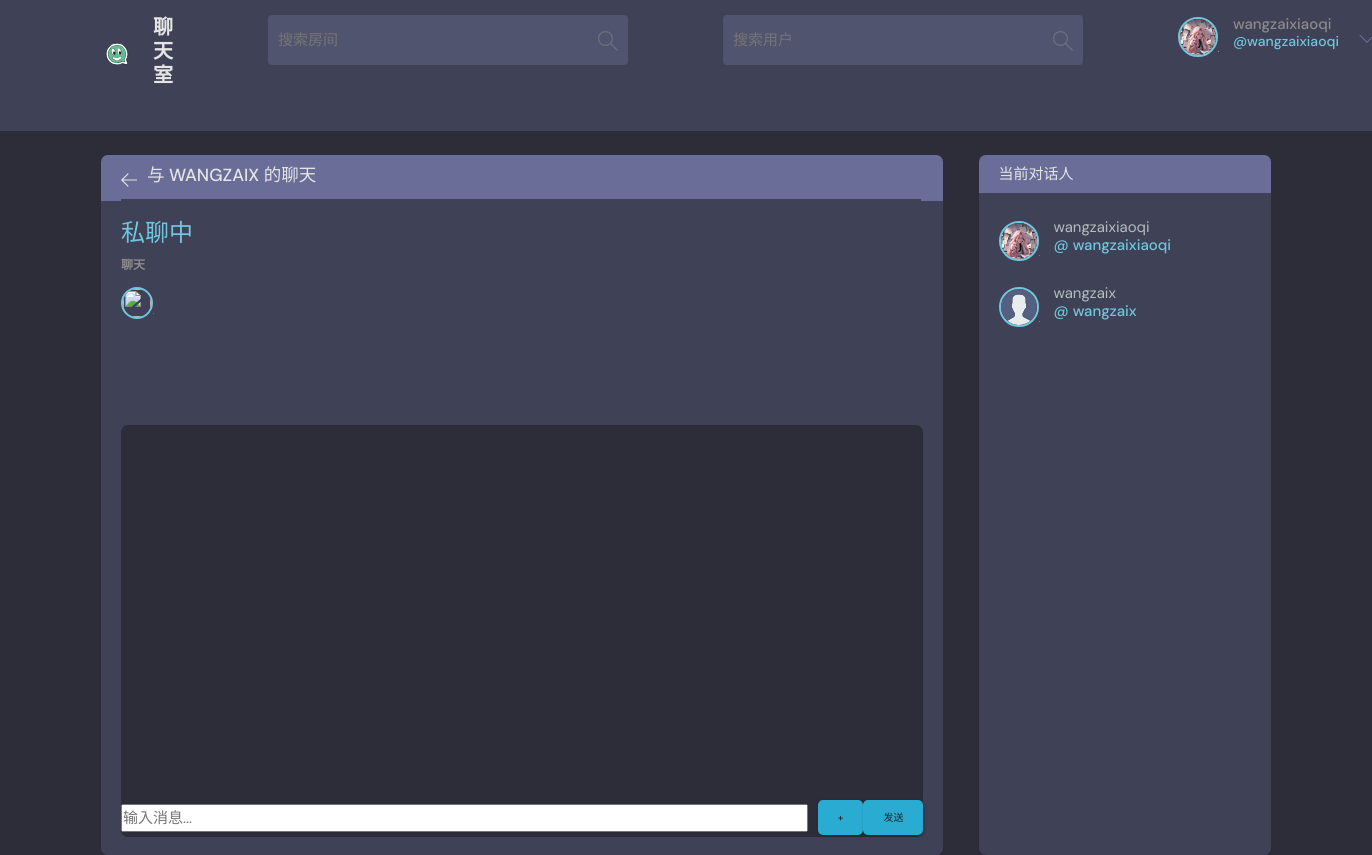
/dm/room/1/ (signed in), run on an earlier commit of the app's database.
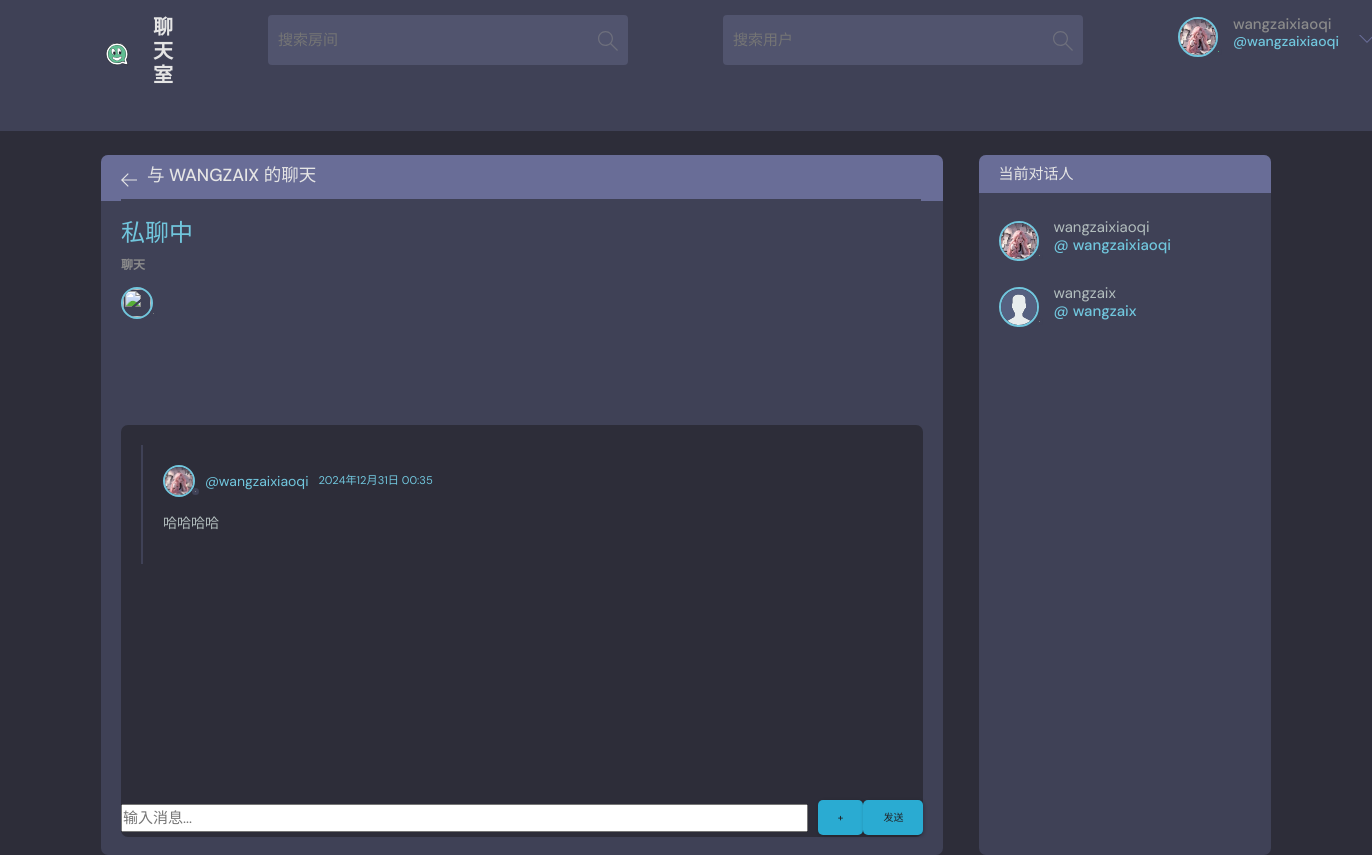
And on a later commit of the database.
### base/models.py (models this page shows, shortened)
class DirectMessage(models.Model):
    room = models.ForeignKey(DirectMessageRoom, related_name='messages', on_delete=models.CASCADE)
    sender = models.ForeignKey(User, on_delete=models.CASCADE)
    content = models.TextField(blank=True)  # 允许为空
    image = models.ImageField(upload_to='direct_messages/', blank=True, null=True)  # 新增图片字段
    created_at = models.DateTimeField(auto_now_add=True)
    def __str__(self):
        return f"{self.sender.username}: {self.content}"

class User(AbstractUser):
    name = models.CharField(max_length=200, null=True, verbose_name='姓名')
    email = models.EmailField(unique=True, null=True, verbose_name='邮箱')  # 确保邮箱唯一
    bio = models.TextField(null=True, verbose_name='个人简介')
    favorites_rooms = models.ManyToManyField('Room', related_name='favorited_by', blank=True,
                                             verbose_name='收藏的房间')  # 用户收藏的房间
    avatar = models.ImageField(null=True, default='avatar.svg', verbose_name='头像')  # 默认头像
    score = models.IntegerField(default=0, verbose_name='积分')  # 用户积分
    created = models.DateTimeField(auto_now_add=True, verbose_name='创建时间')  # 创建时间
    updated = models.DateTimeField(auto_now=True, verbose_name='更新时间')  # 更新时间
    USERNAME_FIELD = 'email'  # 设置用户名字段为邮箱
    REQUIRED_FIELDS = []  # 创建用户时不需要额外字段
    is_muted = models.BooleanField(default=False, verbose_name='是否静音')
    mute_reason = models.CharField(max_length=255, blank=True, null=True, verbose_name='静音原因')
    mute_until = models.DateTimeField(blank=True, null=True, verbose_name='静音至')
    class Meta:
        verbose_name = '用户'
        verbose_name_plural = '用户列表'

### base/views.py (the view)
# urls.py: path('dm/room/<int:room_id>/', views.dm_room, name='dm_room'),
@login_required(login_url='/login')
def dm_room(request, room_id):
    room = get_object_or_404(DirectMessageRoom, id=room_id)
    messages = room.messages.all()
    user1 = room.user1
    user2 = room.user2
    if request.method == 'POST':
        content = request.POST.get('content')
        image = request.FILES.get('image')  # 获取上传的图片
        if content or image:  # 只在内容或图片不为空时创建消息
            DirectMessage.objects.create(room=room, sender=request.user, content=content, image=image)
            return redirect('dm_room', room_id=room.id)
    return render(request, 'base/dm_room.html', {'room': room, 'messages': messages})

### base/templates/base/dm_room.html (shortened to what the changed rows need)
{% extends 'main.html' %}
{% block content %}
<main class="profile-page layout layout--2">
    <div class="container">
        <div class="room">
            <div class="room__box scroll">
                <div class="room__conversation" id="conversation">
                    <div class="threads scroll" id="threads">
                        {% for message in room.messages.all %}
                        <div class="thread">
                            <div class="thread__top">
                                <div class="thread__author">
                                    <div class="room__hosted">
                                        <a class="room__author">
                                            <div class="avatar avatar--small">
                                                <img src="{{ message.sender.avatar.url }}" alt="{{ message.sender.username }} 的头像" class="avatar--small" />
                                            </div>
                                            <span>@{{ message.sender.username }}</span>
                                            <small>{{ message.created_at }}</small>
                                        </a>
                                    </div>
                                </div>
                            </div>
                            <div class="thread__details">
                                <p>{{ message.content }}</p>
                            </div>
                        </div>
                        {% endfor %}
                    </div>
                </div>
            </div>
        </div>
    </div>
</main>
{% endblock %}

What changed in the data, as far as the page shows it:
added DirectMessage: sender.avatar (picture), sender.username "wangzaixiaoqi", created_at "2024年12月31日 00:35", content "哈哈哈哈"
